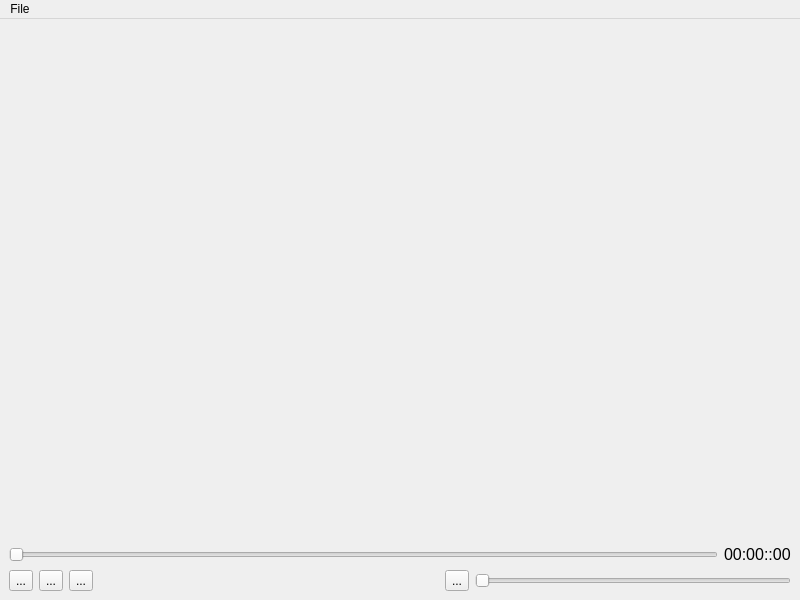
<?xml version="1.0" encoding="UTF-8"?>
<ui version="4.0">
 <class>MainWindow</class>
 <widget class="QMainWindow" name="MainWindow">
  <property name="geometry">
   <rect>
    <x>0</x>
    <y>0</y>
    <width>800</width>
    <height>600</height>
   </rect>
  </property>
  <property name="windowTitle">
   <string>MainWindow</string>
  </property>
  <widget class="QWidget" name="centralwidget">
   <layout class="QVBoxLayout" name="verticalLayout_2">
    <item>
     <layout class="QVBoxLayout" name="verticalLayout">
      <item>
       <layout class="QHBoxLayout" name="vedioFrame">
        <property name="spacing">
         <number>0</number>
        </property>
        <item>
         <spacer name="verticalSpacer">
          <property name="orientation">
           <enum>Qt::Vertical</enum>
          </property>
          <property name="sizeHint" stdset="0">
           <size>
            <width>20</width>
            <height>40</height>
           </size>
          </property>
         </spacer>
        </item>
       </layout>
      </item>
      <item>
       <layout class="QHBoxLayout" name="horizontalLayout_4">
        <item>
         <widget class="QSlider" name="horizontalSliderPlay">
          <property name="orientation">
           <enum>Qt::Horizontal</enum>
          </property>
         </widget>
        </item>
        <item>
         <widget class="QLabel" name="labelTimer">
          <property name="font">
           <font>
            <pointsize>12</pointsize>
           </font>
          </property>
          <property name="text">
           <string>00:00::00</string>
          </property>
         </widget>
        </item>
       </layout>
      </item>
      <item>
       <layout class="QHBoxLayout" name="horizontalLayout_3">
        <item>
         <layout class="QHBoxLayout" name="horizontalLayout_2">
          <item>
           <widget class="QToolButton" name="playButton">
            <property name="text">
             <string>...</string>
            </property>
            <property name="icon">
             <iconset resource="res.qrc">
              <normaloff>:/images/play.png</normaloff>:/images/play.png</iconset>
            </property>
            <property name="iconSize">
             <size>
              <width>30</width>
              <height>30</height>
             </size>
            </property>
           </widget>
          </item>
          <item>
           <widget class="QToolButton" name="pauseButton">
            <property name="text">
             <string>...</string>
            </property>
            <property name="icon">
             <iconset resource="res.qrc">
              <normaloff>:/images/pause.png</normaloff>:/images/pause.png</iconset>
            </property>
            <property name="iconSize">
             <size>
              <width>30</width>
              <height>30</height>
             </size>
            </property>
           </widget>
          </item>
          <item>
           <widget class="QToolButton" name="stopButton">
            <property name="text">
             <string>...</string>
            </property>
            <property name="icon">
             <iconset resource="res.qrc">
              <normaloff>:/images/stop.png</normaloff>:/images/stop.png</iconset>
            </property>
            <property name="iconSize">
             <size>
              <width>30</width>
              <height>30</height>
             </size>
            </property>
           </widget>
          </item>
         </layout>
        </item>
        <item>
         <spacer name="horizontalSpacer">
          <property name="orientation">
           <enum>Qt::Horizontal</enum>
          </property>
          <property name="sizeHint" stdset="0">
           <size>
            <width>248</width>
            <height>20</height>
           </size>
          </property>
         </spacer>
        </item>
        <item>
         <layout class="QHBoxLayout" name="horizontalLayout">
          <item>
           <widget class="QToolButton" name="volumeButton">
            <property name="text">
             <string>...</string>
            </property>
            <property name="icon">
             <iconset resource="res.qrc">
              <normaloff>:/images/volume.png</normaloff>:/images/volume.png</iconset>
            </property>
            <property name="iconSize">
             <size>
              <width>30</width>
              <height>30</height>
             </size>
            </property>
           </widget>
          </item>
          <item>
           <widget class="QSlider" name="volumeSlider">
            <property name="orientation">
             <enum>Qt::Horizontal</enum>
            </property>
           </widget>
          </item>
         </layout>
        </item>
       </layout>
      </item>
     </layout>
    </item>
   </layout>
  </widget>
  <widget class="QMenuBar" name="menubar">
   <property name="geometry">
    <rect>
     <x>0</x>
     <y>0</y>
     <width>800</width>
     <height>26</height>
    </rect>
   </property>
   <widget class="QMenu" name="menuFile">
    <property name="title">
     <string>File</string>
    </property>
    <addaction name="actionOpen_Vedio"/>
   </widget>
   <addaction name="menuFile"/>
  </widget>
  <action name="actionOpen_Vedio">
   <property name="text">
    <string>Open Vedio</string>
   </property>
  </action>
 </widget>
 <resources>
  <include location="res.qrc"/>
 </resources>
 <connections/>
</ui>
